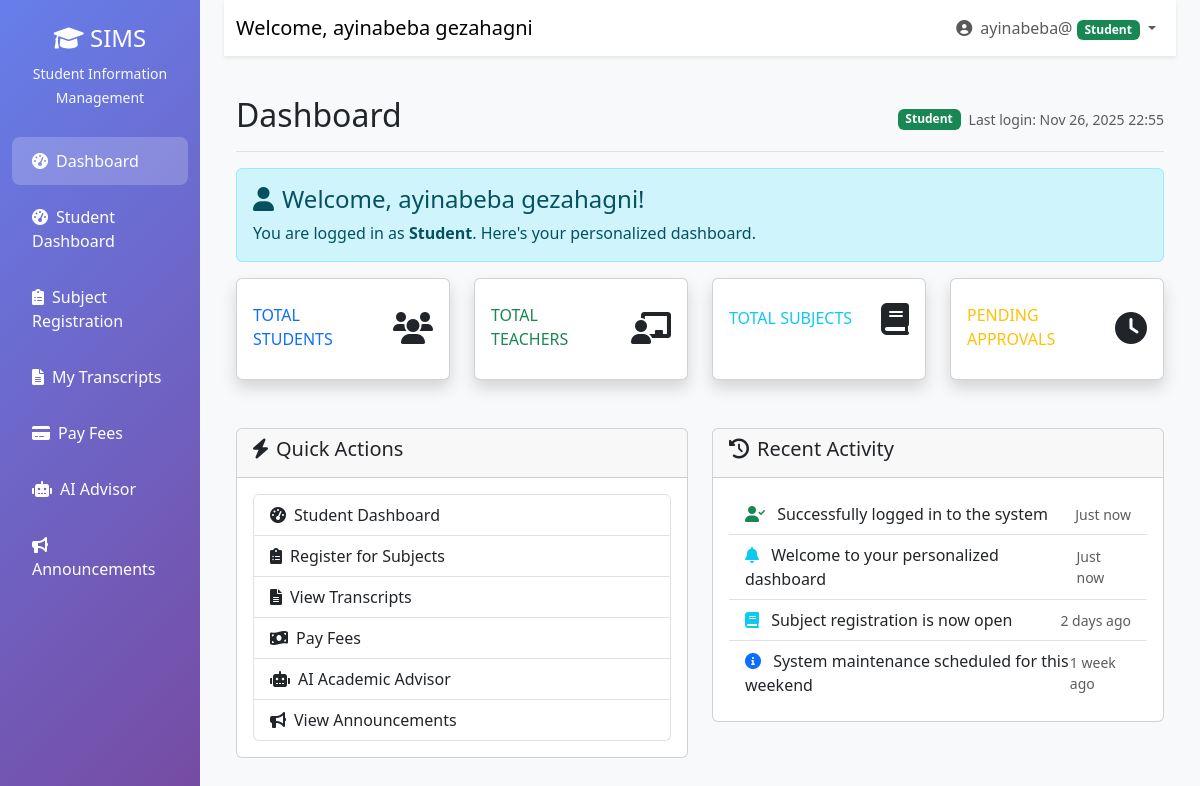
Before: /dashboard/ (signed in) with the older database file.
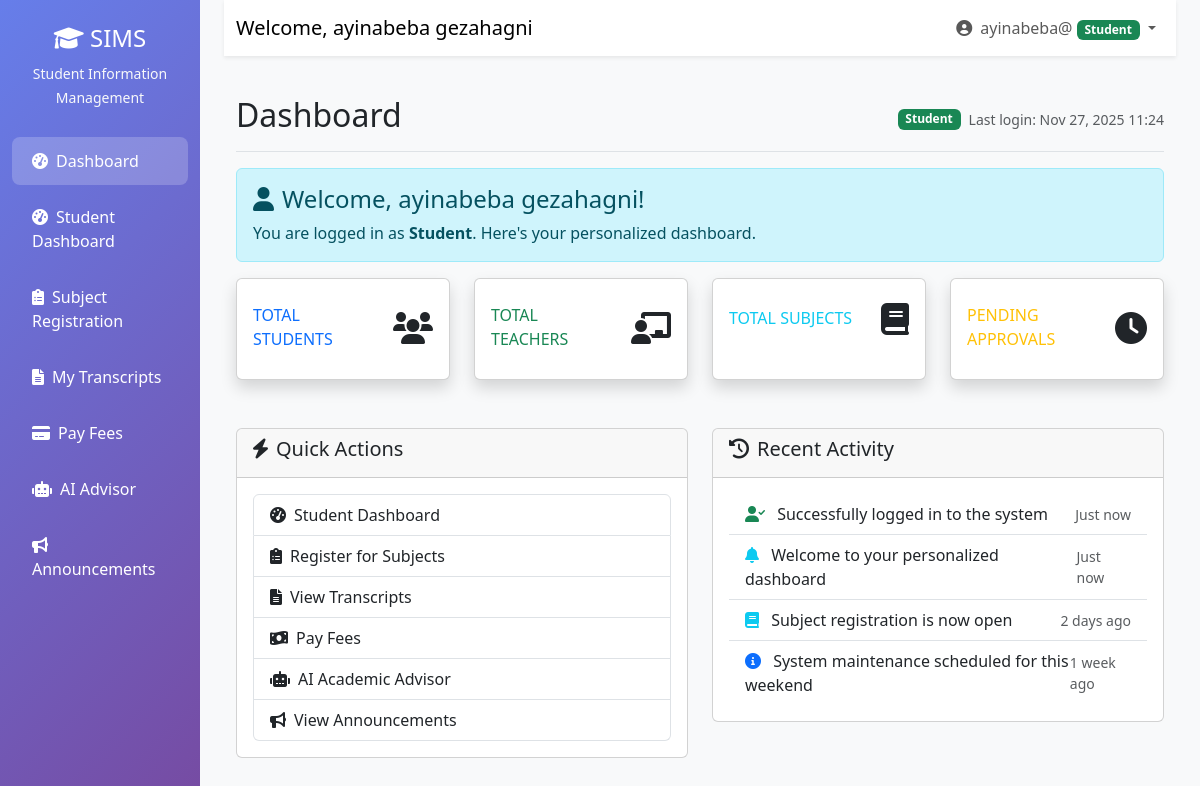
After: the same page with the newer database file.
### users/models.py (models this page shows, shortened)
class User(AbstractUser):
    ROLE_CHOICES = (
        ('admin', 'Administrator'),
        ('teacher', 'Teacher'),
        ('student', 'Student'),
        ('registrar', 'Registrar'),
        ('finance', 'Finance Officer'),
        ('parent', 'Parent'),
    )
    role = models.CharField(max_length=20, choices=ROLE_CHOICES)
    phone = models.CharField(max_length=15, blank=True)
    address = models.TextField(blank=True)
    date_of_birth = models.DateField(null=True, blank=True)
    profile_picture = models.ImageField(upload_to='profiles/', null=True, blank=True)
    is_approved = models.BooleanField(default=False)
    created_at = models.DateTimeField(auto_now_add=True)

### templates/dashboards.html (shortened to what the changed rows need)
{% extends 'base.html' %}
{% block content %}
<div class="d-flex justify-content-between flex-wrap flex-md-nowrap align-items-center pt-3 pb-2 mb-3 border-bottom">
    <h1 class="h2">Dashboard</h1>
    <div class="btn-toolbar mb-2 mb-md-0">
        <span class="badge bg-{% if user.role == 'admin' %}danger{% elif user.role == 'teacher' %}info{% elif user.role == 'student' %}success{% elif user.role == 'parent' %}warning{% else %}secondary{% endif %} me-2">
            {{ user.get_role_display }}
        </span>
        <small class="text-muted">Last login: {{ user.last_login|date:"M d, Y H:i" }}</small>
    </div>
</div>
<div class="alert alert-info">
    <h4 class="alert-heading">
        <i class="fas fa-user me-2"></i>Welcome, {{ user.get_full_name|default:user.username }}!
    </h4>
    <p class="mb-0">You are logged in as <strong>{{ user.get_role_display }}</strong>. Here's your personalized dashboard.</p>
</div>
<div class="row mb-4">
    <div class="col-xl-3 col-md-6 mb-4">
        <div class="card border-left-primary shadow h-100 py-2 stat-card">
            <div class="card-body">
                <div class="row no-gutters align-items-center">
                    <div class="col mr-2">
                        <div class="text-xs font-weight-bold text-primary text-uppercase mb-1">Total Students</div>
                    </div>
                    <div class="col-auto">
                        <i class="fas fa-users fa-2x text-gray-300"></i>
                    </div>
                </div>
            </div>
        </div>
    </div>
    <div class="col-xl-3 col-md-6 mb-4">
        <div class="card border-left-success shadow h-100 py-2 stat-card">
            <div class="card-body">
                <div class="row no-gutters align-items-center">
                    <div class="col mr-2">
                        <div class="text-xs font-weight-bold text-success text-uppercase mb-1">Total Teachers</div>
                    </div>
                    <div class="col-auto">
                        <i class="fas fa-chalkboard-teacher fa-2x text-gray-300"></i>
                    </div>
                </div>
            </div>
        </div>
    </div>
    <div class="col-xl-3 col-md-6 mb-4">
        <div class="card border-left-info shadow h-100 py-2 stat-card">
            <div class="card-body">
                <div class="row no-gutters align-items-center">
                    <div class="col mr-2">
                        <div class="text-xs font-weight-bold text-info text-uppercase mb-1">Total Subjects</div>
                    </div>
                    <div class="col-auto">
                        <i class="fas fa-book fa-2x text-gray-300"></i>
                    </div>
                </div>
            </div>
        </div>
    </div>
    <div class="col-xl-3 col-md-6 mb-4">
        <div class="card border-left-warning shadow h-100 py-2 stat-card">
            <div class="card-body">
                <div class="row no-gutters align-items-center">
                    <div class="col mr-2">
                        <div class="text-xs font-weight-bold text-warning text-uppercase mb-1">Pending Approvals</div>
                    </div>
                    <div class="col-auto">
                        <i class="fas fa-clock fa-2x text-gray-300"></i>
                    </div>
                </div>
            </div>
        </div>
    </div>
</div>
<div class="row">
    <div class="col-lg-6">
        <div class="card mb-4">
            <div class="card-header">
                <h5 class="card-title"><i class="fas fa-bolt me-2"></i>Quick Actions</h5>
            </div>
            <div class="card-body">
                <div class="list-group">
                    {% if user.role == 'student' %}
                        <a href="{% url 'student_dashboard' %}" class="list-group-item list-group-item-action">
                            <i class="fas fa-tachometer-alt me-2"></i>Student Dashboard
                        </a>
                        <a href="{% url 'subject_registration' %}" class="list-group-item list-group-item-action">
                            <i class="fas fa-clipboard-list me-2"></i>Register for Subjects
                        </a>
                        <a href="{% url 'view_transcripts' %}" class="list-group-item list-group-item-action">
                            <i class="fas fa-file-alt me-2"></i>View Transcripts
                        </a>
                        <a href="{% url 'pay_fees' %}" class="list-group-item list-group-item-action">
                            <i class="fas fa-money-bill-wave me-2"></i>Pay Fees
                        </a>
                        <a href="{% url 'interact_with_ai' %}" class="list-group-item list-group-item-action">
                            <i class="fas fa-robot me-2"></i>AI Academic Advisor
                        </a>
                        <a href="{% url 'view_announcements' %}" class="list-group-item list-group-item-action">
                            <i class="fas fa-bullhorn me-2"></i>View Announcements
                        </a>
                    {% endif %}
                </div>
            </div>
        </div>
    </div>
    <div class="col-lg-6">
        <div class="card mb-4">
            <div class="card-header">
                <h5 class="card-title"><i class="fas fa-history me-2"></i>Recent Activity</h5>
            </div>
            <div class="card-body">
                <div class="list-group list-group-flush">
                    <div class="list-group-item d-flex justify-content-between align-items-center">
                        <div>
                            <i class="fas fa-user-check text-success me-2"></i>
                            <span>Successfully logged in to the system</span>
                        </div>
                        <small class="text-muted">Just now</small>
                    </div>
                    <div class="list-group-item d-flex justify-content-between align-items-center">
                        <div>
                            <i class="fas fa-bell text-info me-2"></i>
                            <span>Welcome to your personalized dashboard</span>
                        </div>
                        <small class="text-muted">Just now</small>
                    </div>
                    {% if user.role == 'student' %}
                        <div class="list-group-item d-flex justify-content-between align-items-center">
                            <div>
                                <i class="fas fa-book text-info me-2"></i>
                                <span>Subject registration is now open</span>
                            </div>
                            <small class="text-muted">2 days ago</small>
                        </div>
                    {% endif %}
                    <div class="list-group-item d-flex justify-content-between align-items-center">
                        <div>
                            <i class="fas fa-info-circle text-primary me-2"></i>
                            <span>System maintenance scheduled for this weekend</span>
                        </div>
                        <small class="text-muted">1 week ago</small>
                    </div>
                </div>
            </div>
        </div>
    </div>
</div>
{% endblock %}

### templates/base.html (shortened to what this page needs)
<!DOCTYPE html>
<html lang="en">
  <head>
    <link
      href="https://cdn.jsdelivr.net/npm/bootstrap@5.3.0/dist/css/bootstrap.min.css"
      rel="stylesheet"
    />
    <link
      href="https://cdnjs.cloudflare.com/ajax/libs/font-awesome/6.0.0/css/all.min.css"
      rel="stylesheet"
    />
  </head>
  <body>
    {% if user.is_authenticated %}
    <div class="container-fluid">
      <div class="row">
        <nav class="col-md-3 col-lg-2 d-md-block sidebar">
          <div class="position-sticky pt-4">
            <div class="text-center mb-4">
              <h4 class="text-white">
                <i class="fas fa-graduation-cap"></i> SIMS
              </h4>
              <small class="text-light">Student Information Management</small>
            </div>
            <ul class="nav flex-column">
              <li class="nav-item">
                <a
                  class="nav-link {% if request.resolver_match.url_name == 'dashboard' %}active{% endif %}"
                  href="{% url 'dashboard' %}"
                >
                  <i class="fas fa-tachometer-alt me-2"></i>Dashboard
                </a>
              </li>
              {% if user.role == 'student' or user.is_student %}
              <li class="nav-item">
                <a class="nav-link" href="{% url 'student_dashboard' %}">
                  <i class="fas fa-tachometer-alt me-2"></i>Student Dashboard
                </a>
              </li>
              <li class="nav-item">
                <a class="nav-link" href="{% url 'subject_registration' %}">
                  <i class="fas fa-clipboard-list me-2"></i>Subject Registration
                </a>
              </li>
              <li class="nav-item">
                <a class="nav-link" href="{% url 'view_transcripts' %}">
                  <i class="fas fa-file-alt me-2"></i>My Transcripts
                </a>
              </li>
              <li class="nav-item">
                <a class="nav-link" href="{% url 'pay_fees' %}">
                  <i class="fas fa-credit-card me-2"></i>Pay Fees
                </a>
              </li>
              <li class="nav-item">
                <a class="nav-link" href="{% url 'interact_with_ai' %}">
                  <i class="fas fa-robot me-2"></i>AI Advisor
                </a>
              </li>
              <li class="nav-item">
                <a class="nav-link" href="{% url 'view_announcements' %}">
                  <i class="fas fa-bullhorn me-2"></i>Announcements
                </a>
              </li>
              {% endif %}
            </ul>
          </div>
        </nav>
        <main class="col-md-9 ms-sm-auto col-lg-10 px-md-4 main-content">
          <nav
            class="navbar navbar-expand-lg navbar-light bg-white shadow-sm mb-4"
          >
            <div class="container-fluid">
              <span class="navbar-brand"
                >Welcome, {{ user.get_full_name|default:user.username }}</span
              >
              <div class="navbar-nav ms-auto">
                <div class="nav-item dropdown">
                  <a
                    class="nav-link dropdown-toggle"
                    href="#"
                    id="navbarDropdown"
                    role="button"
                    data-bs-toggle="dropdown"
                  >
                    <i class="fas fa-user-circle me-1"></i> {{ user.username }}
                    <span
                      class="badge bg-{% if user.role == 'admin' %}danger{% elif user.role == 'teacher' %}info{% elif user.role == 'student' %}success{% elif user.role == 'parent' %}warning{% else %}secondary{% endif %}"
                    >
                      {{ user.get_role_display }}
                    </span>
                  </a>
                </div>
              </div>
            </div>
          </nav>
          <div class="container-fluid">{% block content %}{% endblock %}</div>
        </main>
      </div>
    </div>
    {% else %} {% block auth_content %}{% endblock %} {% endif %}
  </body>
</html>

Changed rows visible on the page:
changed User "ayinabeba gezahagni": last_login "Nov 26, 2025 22:55" → "Nov 27, 2025 11:24"
